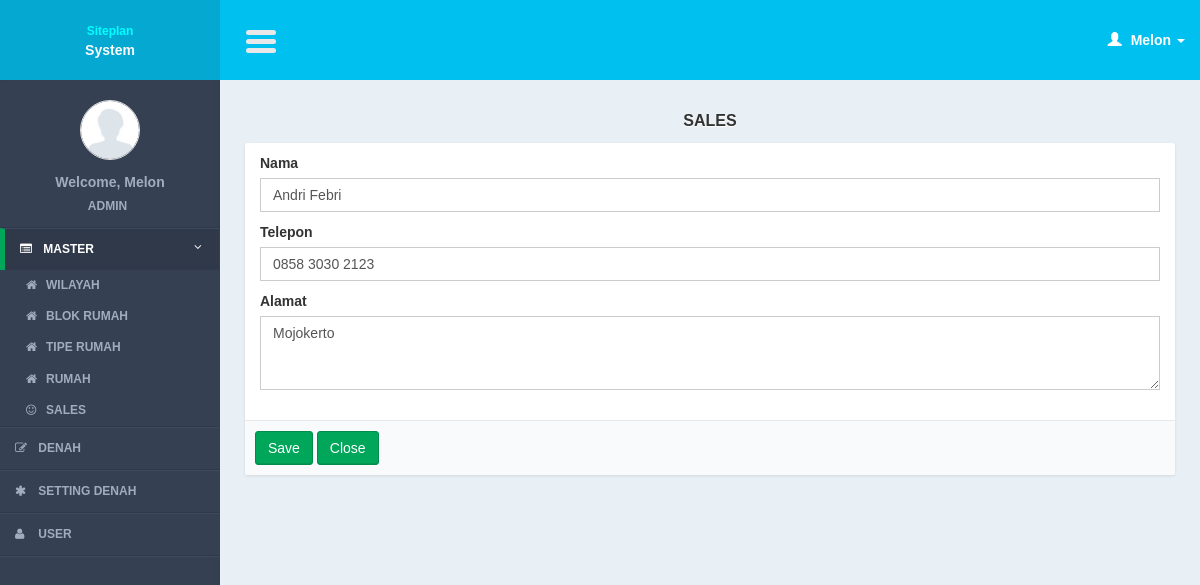
The app's page /controllers/partner.php?page=form&id=1 (signed in) with its own data.
### tables this page shows
CREATE TABLE IF NOT EXISTS `sellers` (
`seller_id` int(11) NOT NULL,
  `seller_name` varchar(100) NOT NULL,
  `seller_phone` varchar(100) NOT NULL,
  `seller_address` text NOT NULL
);

### models/partner_model.php (called while the page is built, shortened)
<?php
function read_id($id){
	$query = mysql_query("select *
			from sellers
			where seller_id = '$id'");
	$result = mysql_fetch_object($query);
	return $result;
}
?>

### views/partner/form.php (the view, shortened to what this page needs)
<section class="content">
    <div class="row">
        <div class="col-md-12">
          <div class="title_page"> <?= $title ?></div>
             <form action="<?= $action?>" method="post" enctype="multipart/form-data" role="form">
            <div class="box box-cokelat">
                <div class="box-body">
                        <div class="col-md-12">
                        <div class="form-group">
                            <label>Nama</label>
                            <input required type="text" name="i_name" class="form-control" placeholder="Masukkan nama..." value="<?= $row->seller_name ?>"/>
                        </div>
			  <div class="form-group">
                            <label>Telepon</label>
                            <input required type="text" name="i_phone" class="form-control" placeholder="Masukkan telepon..." value="<?= $row->seller_phone ?>"/>
                        </div>
                         <div class="form-group">
                            <label>Alamat</label>
                            <textarea name="i_address" cols="" rows="3" class="form-control"><?= $row->seller_address ?></textarea>
                        </div>
                        </div>
                </div>
                  <div class="box-footer">
                <input class="btn btn-success" type="submit" value="Save"/>
                <a href="<?= $close_button?>" class="btn btn-success" >Close</a>
             </div>
            </div>
       </form>
        </div>
    </div>
</section>

### css/AdminLTE.css (style rules this page uses)
html { font-family: 'Source Sans Pro', sans-serif; -webkit-font-smoothing: antialiased; min-height: 100%; background: #E9F0F5; }
body { font-family: 'Source Sans Pro', sans-serif; -webkit-font-smoothing: antialiased; min-height: 100%; background: #E9F0F5; }
a { color: #3c8dbc; }
.content { padding: 30px 10px; }
.form-control { -webkit-border-radius: 0px !important; -moz-border-radius: 0px !important; border-radius: 0px !important; box-shadow: none; }
.box { position: relative; margin-bottom: 20px; -webkit-border-radius: 3px; -moz-border-radius: 3px; border-radius: 3px !important; width: 100%; background:#fff; box-shadow: 0 1px 3px rgba(0, 0, 0, 0.1); }
.box .box-body { padding-top:10px; -webkit-border-top-left-radius: 0; -webkit-border-top-right-radius: 0; -webkit-border-bottom-right-radius: 3px; -webkit-border-bottom-left-radius: 3px; -moz-border-radius-topleft: 0; -moz-border-radius-topright: 0; -moz-border-radius-bottomright: 3px; -moz-border-radius-bottomleft: 3px; border-top-left-radius: 0; border-top-right-radius: 0; border-bottom-right-radius: 3px; border-bottom-left-radius: 3px; border-radius:3px; padding-bottom:20px; }
.box .box-footer { border-top: 1px solid #e8e8e8; -webkit-border-top-left-radius: 0; -webkit-border-top-right-radius: 0; -webkit-border-bottom-right-radius: 3px; -webkit-border-bottom-left-radius: 3px; -moz-border-radius-topleft: 0; -moz-border-radius-topright: 0; -moz-border-radius-bottomright: 3px; -moz-border-radius-bottomleft: 3px; border-top-left-radius: 0; border-top-right-radius: 0; border-bottom-right-radius: 3px; border-bottom-left-radius: 3px; background:#F9FAFC; padding: 10px; }
.btn { font-weight: 500; -webkit-border-radius: 3px; -moz-border-radius: 3px; border-radius: 3px; border: 1px solid transparent; -webkit-box-shadow: inset 0px -2px 0px 0px rgba(0, 0, 0, 0.09); -moz-box-shadow: inset 0px -2px 0px 0px rgba(0, 0, 0, 0.09); box-shadow: inset 0px -1px 0px 0px rgba(0, 0, 0, 0.09); }
.btn.btn-success { background-color: #00a65a; border-color: #008d4c; }
.title_page { font-size:medium; text-align:center; font-weight:bold; margin-bottom:10px; text-shadow: 0 1px 1px #ffffff; text-transform:uppercase; }

### css/tooltip/tooltip-classic.css (style rules this page uses)
html, body { margin:0; height:100%; font-family: arial; }

### records on screen
sellers: i_name "Andri Febri", i_phone "0858 3030 2123", i_address "Mojokerto"

### other values on screen
$user_data[0] "Melon"
$user_data[1] "ADMIN"
$title "SALES"
